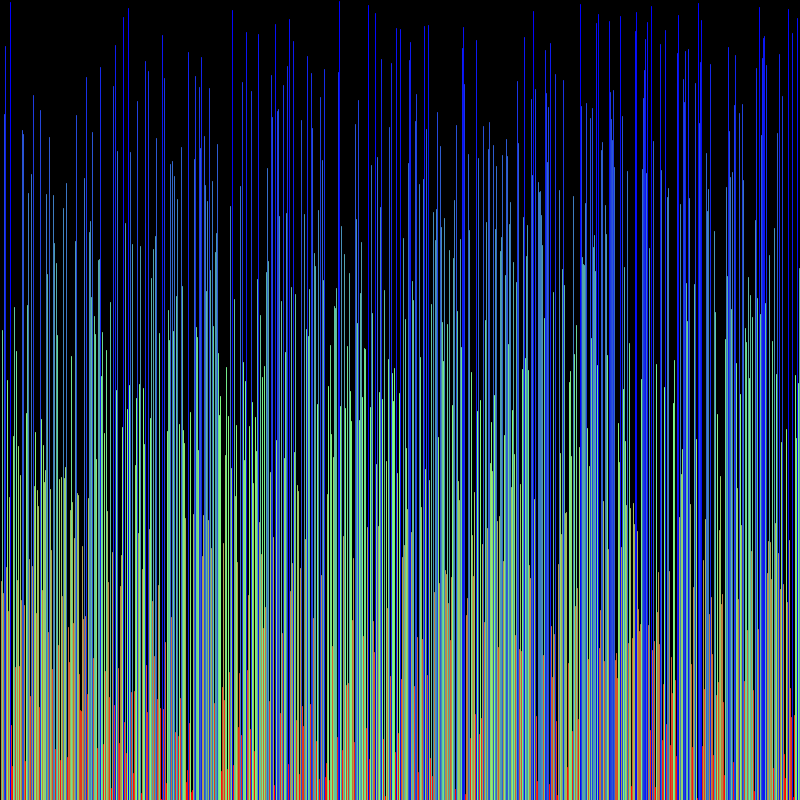
Frame 1 (no input)
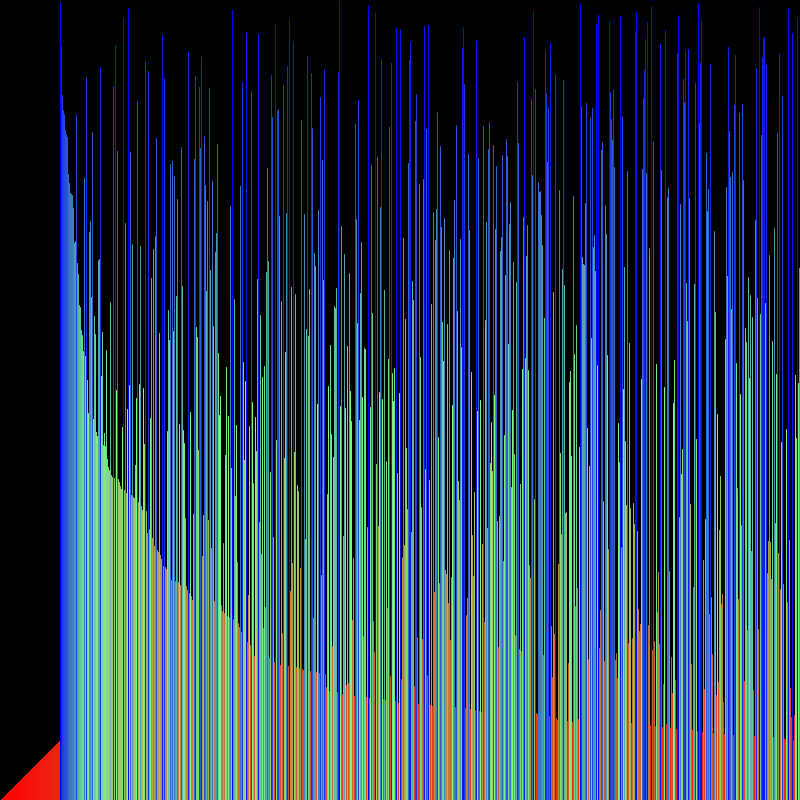
Frame 60 (the mouse pressed at the canvas centre just before this capture)
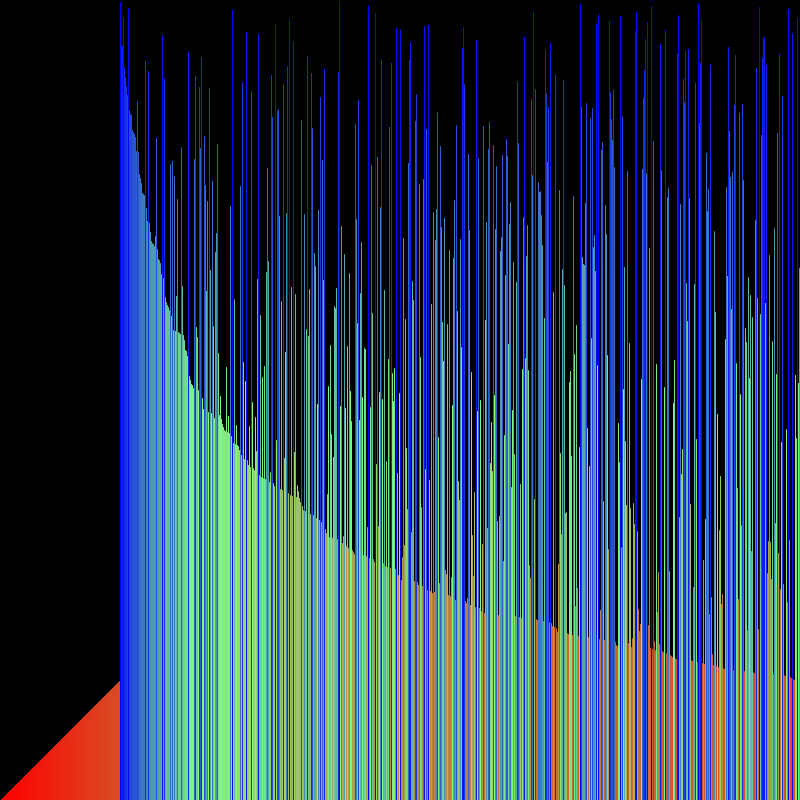
Frame 120 (the mouse held since frame 60 and released just before this capture)

The Processing sketch that drew these frames (run headless with seeded random() and noise(); from frame 60 on, the mouse is pressed at the canvas centre):

// Processing sketch: Bubblesort_Visualization
// ── Bubblesort_Visualization.pde
int l[] = new int[800];
int p = 0;
int x =0;
int y =0;

void settings()
{
  size(800,800);
}

void setup()
{
  for(int i=0;i<l.length;i++)
  {
    l[i] = i;
  }
  stroke(255);
  shuffle(l);
}

void draw()
{
  // if(p==0)
  // {
  //   shuffle(l);
  // }
  if(x==l.length)
  {
    x=0;
    y=x+1;
  }
  background(0);
  for(int j=x+1;j<l.length;j++)
  {
    if(l[x]>l[j])
    {
      swap(x,j);
    }
  }
  for(int m=0;m<l.length;m++)
  {
    stroke(map(l[m],0,l.length,255,0),green(l,m),map(l[m],0,l.length,0,255));
    line(m,height,m,height-l[m]);
  }
  x++;
}

void shuffle(int[] ar)
{
  for(int i=0; i<ar.length;i++)
  {
   int temp = int(random(0,ar.length));
   int j = ar[i];
   ar[i] = ar[temp];
   ar[temp] = j;
  }
}


float green(int[] ar,int a)
{
  if(ar[a]<l.length/2)
  {
    float f = map(ar[a],0,l.length/2,0,255);
    return f;
  }
  else
  {
    float f = map(ar[a],l.length/2,l.length,255,0);
    return f;
  }
}


void swap(int a, int b)
{
  int k = l[a];
  l[a] = l[b];
  l[b] = k;
}
